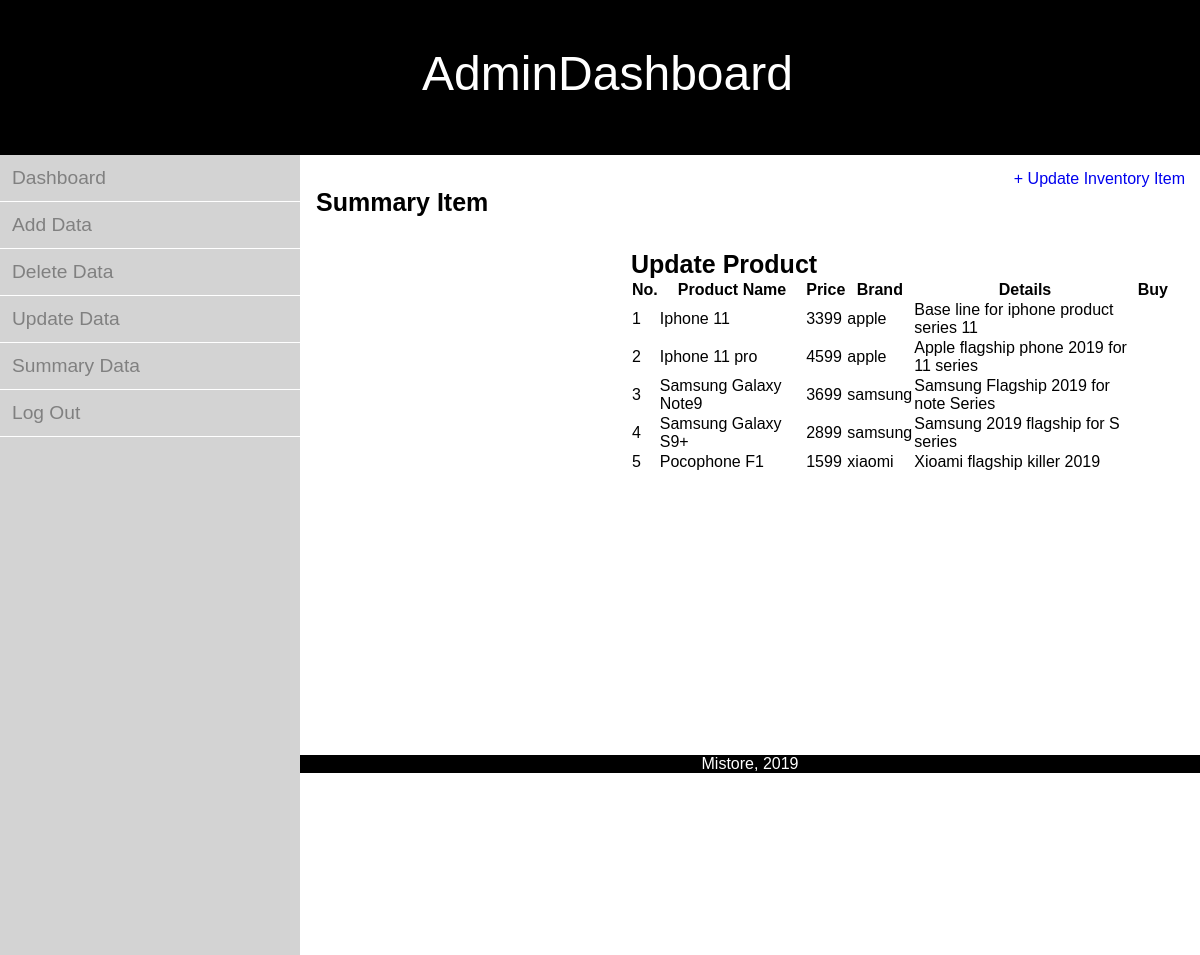
/phonelist.php (signed in), run on the app's committed database.
### tables this page shows
CREATE TABLE `user` (
  `userID` int(50) NOT NULL,
  `firstname` varchar(20) NOT NULL,
  `lastname` varchar(20) NOT NULL,
  `username` varchar(20) NOT NULL,
  `nophone` int(11) NOT NULL,
  `email` varchar(30) NOT NULL,
  `password` varchar(100) NOT NULL,
  `gender` varchar(30) NOT NULL,
  `address` varchar(50) NOT NULL,
  `poskod` int(10) NOT NULL,
  `state` varchar(20) NOT NULL,
  `country` varchar(20) NOT NULL,
  `access` varchar(20) NOT NULL
);

CREATE TABLE `item` (
  `itemID` int(50) NOT NULL,
  `product_name` varchar(200) NOT NULL,
  `price` double NOT NULL,
  `quantity` int(11) NOT NULL,
  `details` varchar(1000) NOT NULL,
  `i_rating` double NOT NULL,
  `brand` varchar(50) NOT NULL,
  `fileField` int(11) NOT NULL
);

### phonelist.php (the view, shortened to what this page needs)
<?php
  if (@$_SESSION['user']) {
    $user = @$_SESSION['user'];
    $sql = mysql_query("SELECT * FROM user WHERE username = '$user'") or die(mysql_error());
    $data = mysql_fetch_array($sql);
    $usertype = $data['access'];
    if ($usertype === "user") {
?>
<!DOCTYPE html>
<html>
<head>
  <link rel="stylesheet"type="text/css"href="../css/adminstyle.css"/>
</head>
<div id="header"><br><br>
  <div class="adminlogo"><a href="#">Admin<span>Dashboard</span></a></div><br><br><br>
</div>
<div id="container">
<div id="sidebar">
  <ul id="nav">
    <li><a class="dash"href="homepageadmin.php">Dashboard</a></li>
    <li><a href="additem.php">Add Data</a></li>
    <li><a href="deleteitem.php">Delete Data</a></li>
    <li><a href="updateitem.php">Update Data</a></li>
    <li><a href="summaryitem.php">Summary Data</a></li>
    <li><a href="../sign-out.php">Log Out</a></li>
  </ul>
</div>
<div id="content">
	<div align="right"><a href="inventory_list.php#inventoryForm">+ Update Inventory Item</a></div>
<h3>
Summary Item
</h3><br>
<div id="content">
  <h3>Update Product</h3>
  <?php
    require "../database/conndb.php";
    $sql = "SELECT * FROM item";
    $result = mysql_query($sql, $connection);
  ?>
  <table>
    <thead>
      <tr>
        <th>No.</th>
        <th>Product Name</th>
        <th>Price</th>
        <th>Brand</th>
        <th>Details</th>
        <th>Buy</th>
      </tr>
    </thead>
    <tbody>
      <?php
        $i = 1;
        while ($row = mysql_fetch_array($result)) {
        ?>
        <tr>
          <td><?php echo $i; ?></td>
          <td><?php echo $row['product_name'];?></td>
          <td><?php echo $row['price'];?></td>
          <td><?php echo $row['brand'];?></td>
          <td><?php echo $row['details'];?></td>
        </tr>
        <?php
        $i++;
        }
      ?>
    </tbody>
  </table>
</div>
</div>
</div>
<footer>
  Mistore, 2019
</footer>
</body>
</html>
<?php
    }
    elseif ($usertype === "admin") {
      ?><script type="text/javascript">location.replace("../admin/homepageadmin.php");</script><?php
    }
    else{
      ?><script type="text/javascript">location.replace("../index.php");</script><?php
    }
  }
  else{
    ?><script type="text/javascript">location.replace("../index.php");</script><?php
  }
?>

### css/adminstyle.css (style rules this page uses)
* { margin:0; padding:0; box-sizing: border-box; font-family: 'Montserrat', sans-serif; }
a { text-decoration: none; }
#header { width: 100%; height: 50%px; background-color: #000; margin:0 auto; }
.adminlogo { text-align:center ; margin-top:10px; margin-left:15px; }
.adminlogo a { font-size: 3.0em; color:#ffffff; }
.adminlogo a span { font-weight: 300; }
#container { width:100%; margin:0 auto; }
#sidebar { width:300px; height:800px; background-color: #d3d3d3; float:left; }
#content { width:auto; height: 600px; margin-left: 300px; background-color: #fff; padding:15px; }
ul#nav li { list-style: none; }
ul#nav li a { color:grey; display:block; padding: 12px; font-size: 1.2em; border-bottom:1px solid #fff; -webkit-transition:0.2s; -moz-transition:0.2s; -o-transition:0.2s; transition:0.2s; }
ul#nav li a.dash { background-color: #d3d3d3; color:grey; }
footer { background-color: #000; color: #fff; text-align: center; }
h3 { font-size: 25px; padding-left: 1px; }

### data on the page
item: product_name "Iphone 11", price "3399", brand "apple", details "Base line for iphone product series 11"
item: product_name "Iphone 11 pro", price "4599", brand "apple", details "Apple flagship phone 2019 for 11 series"
item: product_name "Samsung Galaxy Note9", price "3699", brand "samsung", details "Samsung Flagship 2019 for note Series"
item: product_name "Samsung Galaxy S9+", price "2899", brand "samsung", details "Samsung 2019 flagship for S series"
item: product_name "Pocophone F1", price "1599", brand "xiaomi", details "Xioami flagship killer 2019"
